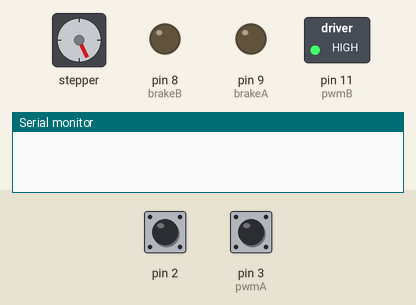
This sketch was run on a simulated Arduino Uno, built with avr-gcc and run on an emulated ATmega328P. Shown: stepper motor, switched loads named in the sketch (green lamp = pin HIGH), output pins drawn as LEDs (lit = HIGH), the last lines printed to the serial monitor. The test bench sets the inputs (shaded band); at power-on: pin 2 HIGH, pin 3 (pwmA) HIGH. Stepper angles assume 200 steps per turn.

Above: at 1.2 s.
1.3 s: pin 2 pulled LOW for 0.15 s
At 1.65 s:
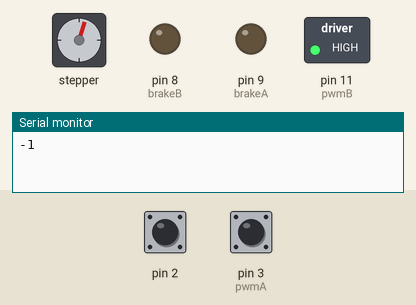
4.3 s: pin 3 (pwmA) pulled LOW for 0.15 s
At 4.66 s:
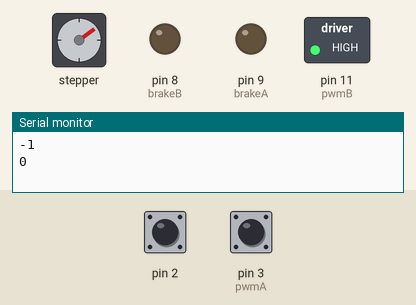
Timing chart, 0 to 13.3 s (numbered marks = the images above; inputs shaded):
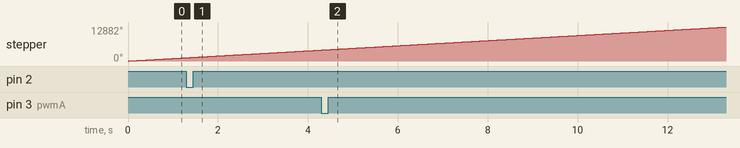

The sketch:

integrator.ino
```cpp
// Include the AccelStepper library:
#include <AccelStepper.h>

// Define number of steps per revolution:
const int stepsPerRevolution = 200;
volatile long x , counter = 0;


// Give the motor control pins names:
#define pwmA 3
#define pwmB 11
#define brakeA 9
#define brakeB 8
#define dirA 12
#define dirB 13

// Define the AccelStepper interface type:
#define MotorInterfaceType 2

// Create a new instance of the AccelStepper class:
AccelStepper stepper = AccelStepper(MotorInterfaceType, dirA, dirB);

void setup() {
  // Set the PWM and brake pins so that the direction pins can be used to control the motor:
  pinMode(pwmA, OUTPUT);
  pinMode(pwmB, OUTPUT);
  pinMode(brakeA, OUTPUT);
  pinMode(brakeB, OUTPUT);

  digitalWrite(pwmA, HIGH);
  digitalWrite(pwmB, HIGH);
  digitalWrite(brakeA, LOW);
  digitalWrite(brakeB, LOW);

  // Set the maximum steps per second:
  stepper.setMaxSpeed(600);

  // define the encoder pins
  Serial.begin (9600);
  pinMode(2, INPUT_PULLUP);

  pinMode(3, INPUT_PULLUP);

  attachInterrupt(0, A, RISING);

  attachInterrupt(1, B, RISING);
}

void loop() {
  if( counter != x ){
  Serial.println (counter);
  x = counter;
  }
  // Set the speed of the motor in steps per second:
  stepper.setSpeed(600);
  // Step the motor with constant speed as set by setSpeed():
  stepper.runSpeed();
}

void A() {
  if(digitalRead(3)==LOW) {
  counter++;
  }else{
  counter--;
  }
}

void B() {
  if(digitalRead(2)==LOW) {
  counter--;
  }else{
  counter++;
  }
}
```
